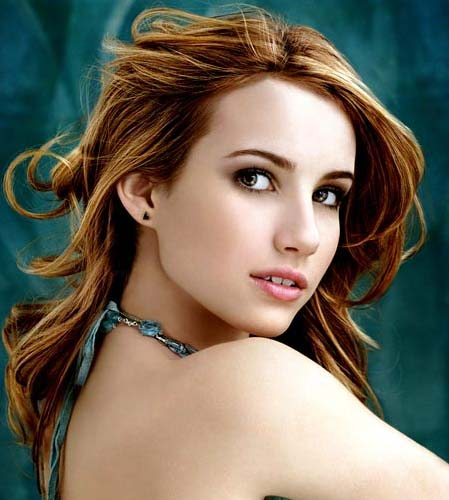
#> input picture homework/nms.jpg, 449 x 500 px
$ jupyter execute Day028_NMS_HW.ipynb   (shell and % lines are left out)
#> lines starting #> are read from the running program, lines starting #| are printed output that depends on the picture; after the words box and inside, x2 and y2 are one past the last pixel; in counts of white or black regions, pixels touching at a corner belong together
## 『本次練習內容』
#### 學習如何運用NMS來過濾預測框

## 『本次練習目的』
  #### 了解NMS是如何運作的
  #### 了解為什麼需要NMS來完成最終輸出結果

##### source:https://github.com/amusi/Non-Maximum-Suppression

[cell 1]
import cv2
import numpy as np
import matplotlib.pyplot as plt

def nms(bounding_boxes, confidence_score, threshold):
    # If no bounding boxes, return empty list
    if len(bounding_boxes) == 0:
        return [], []


    boxes = np.array(bounding_boxes)

    '''取出每一個BOX的 x1,y1,x2,y2'''
    start_x = boxes[:, 0]
    start_y = boxes[:, 1]
    end_x = boxes[:, 2]
    end_y = boxes[:, 3]
    print("start_x",start_x.shape)
    # Confidence scores of bounding boxes
    score = np.array(confidence_score)

    '''預設list用來保存BBOX'''
    picked_boxes = []
    picked_score = []

    '''計算每一個BOX的面積'''
    areas = (end_x - start_x + 1) * (end_y - start_y + 1)
    '''排列BOX分數'''
    order = np.argsort(score)

    # Iterate bounding boxes
    while order.size > 0:
        # The index of largest confidence score
        '''當前confidence最大的預測框'''
        index = order[0]
        print('index',index)
        # Pick the bounding box with largest confidence score
        '''保存這個BBOX'''
        picked_boxes.append(bounding_boxes[index])
        picked_score.append(confidence_score[index])

        # Compute ordinates of intersection-over-union(IOU)
        '''計算Boxes與最高分BOX之間的IOU'''
        x1 = np.maximum(start_x[index], start_x[order[:-1]])
        x2 = np.minimum(end_x[index], end_x[order[:-1]])
        y1 = np.maximum(start_y[index], start_y[order[:-1]])
        y2 = np.minimum(end_y[index], end_y[order[:-1]])
        print("x1",x1,"shape",x1.shape,)
        print("x2",x2,"shape",x2.shape,)
        print("y1",y1,"shape",y1.shape,)
        print("y2",y2,"shape",y2.shape,)
        # Compute areas of intersection-over-union
        w = np.maximum(0.0, x2 - x1 + 1)
        h = np.maximum(0.0, y2 - y1 + 1)
        intersection = w * h

        '''計算IOU'''
        ratio = intersection / (areas[index] + areas[order[:-1]] - intersection)

        '''重疊率小於預測threshold的Boxes要保存下來'''
        left = np.where(ratio > threshold)
        order = order[left]
        print("left",left,"order",order)
        print("next round\n")
    return picked_boxes, picked_score

## 參數設置

[cell 2]
# Image name
image_name = 'nms.jpg'

# Bounding boxes
bounding_boxes = [(200, 82, 350, 317), (180, 67, 305, 282), (200, 90, 368, 304)]
confidence_score = [0.9, 0.75, 0.8]

# Read image
image = cv2.imread(image_name)
#> image is the input picture: shape (500, 449, 3); mean B, G, R 91.7, 106.7, 114.2

# Copy image as original
org = image.copy()

# Draw parameters
font = cv2.FONT_HERSHEY_SIMPLEX
font_scale = 1
thickness = 2

'''IoU threshold :重疊超過多少就過濾掉'''
threshold = 0.5

## 經過NMS之前

[cell 3]
# Draw bounding boxes and confidence score
for (start_x, start_y, end_x, end_y), confidence in zip(bounding_boxes, confidence_score):
    (w, h), baseline = cv2.getTextSize(str(confidence), font, font_scale, thickness)
    cv2.rectangle(org, (start_x, start_y - (2 * baseline + 5)), (start_x + w, start_y), (0, 255, 255), -1)
    cv2.rectangle(org, (start_x, start_y), (end_x, end_y), (0, 255, 255), 2)
    cv2.putText(org, str(confidence), (start_x, start_y), font, font_scale, (0, 0, 0), thickness)
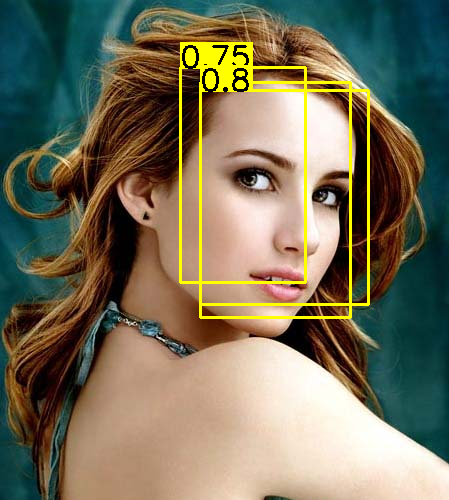
#> org: shape (500, 449, 3); 3.82% of pixels changed, all inside (x1, y1, x2, y2) = (179, 42, 370, 319)
# Show image
plt.imshow(org[:,:,::-1])
plt.show()

## 經過NMS之後

[cell 4]
# Run non-max suppression algorithm
picked_boxes, picked_score = nms(bounding_boxes, confidence_score, threshold)

# Draw bounding boxes and confidence score after non-maximum supression
for (start_x, start_y, end_x, end_y), confidence in zip(picked_boxes, picked_score):
    (w, h), baseline = cv2.getTextSize(str(confidence), font, font_scale, thickness)
    cv2.rectangle(image, (start_x, start_y - (2 * baseline + 5)), (start_x + w, start_y), (0, 255, 255), -1)
    cv2.rectangle(image, (start_x, start_y), (end_x, end_y), (0, 255, 255), 2)
    cv2.putText(image, str(confidence), (start_x, start_y), font, font_scale, (0, 0, 0), thickness)
#> this loop made 2 passes
#> (w, h, baseline) on passes 1 to 2: (72, 22, 10), (72, 22, 10)
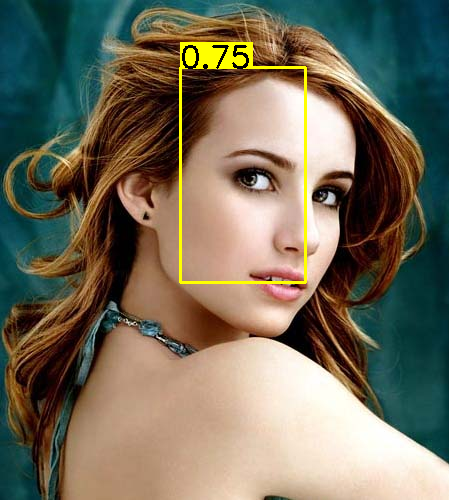
#> image: shape (500, 449, 3); 1.69% of pixels changed, all inside (x1, y1, x2, y2) = (179, 42, 307, 284)

plt.imshow(image[:,:,::-1])
plt.show()

$ run again, with homework/Day001_sample.jpg copied over homework/nms.jpg
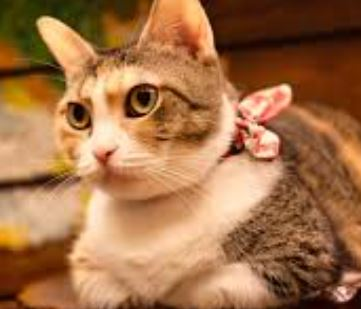
#> input picture homework/Day001_sample.jpg, 361 x 309 px
#> image is the input picture: shape (309, 361, 3); mean B, G, R 72.7, 113.2, 163.3
#> after the loop `for (start_x, start_y, end_x, end_y), confidence in zip(bounding_boxes..`:
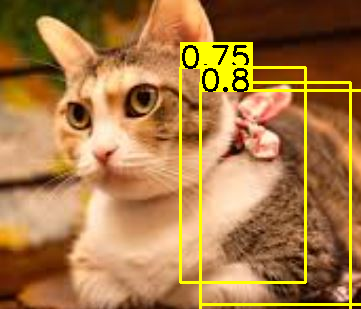
#> org: shape (309, 361, 3); 6.63% of pixels changed, all inside (x1, y1, x2, y2) = (179, 42, 361, 309)
#> the loop `for (start_x, start_y, end_x, end_y), confidence in zip(picked_boxes, ..` made 2 passes
#> (w, h, baseline) on passes 1 to 2: (72, 22, 10), (72, 22, 10)
#> after the loop `for (start_x, start_y, end_x, end_y), confidence in zip(picked_boxes, ..`:
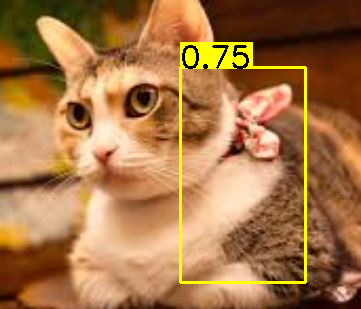
#> image: shape (309, 361, 3); 3.4% of pixels changed, all inside (x1, y1, x2, y2) = (179, 42, 307, 284)
